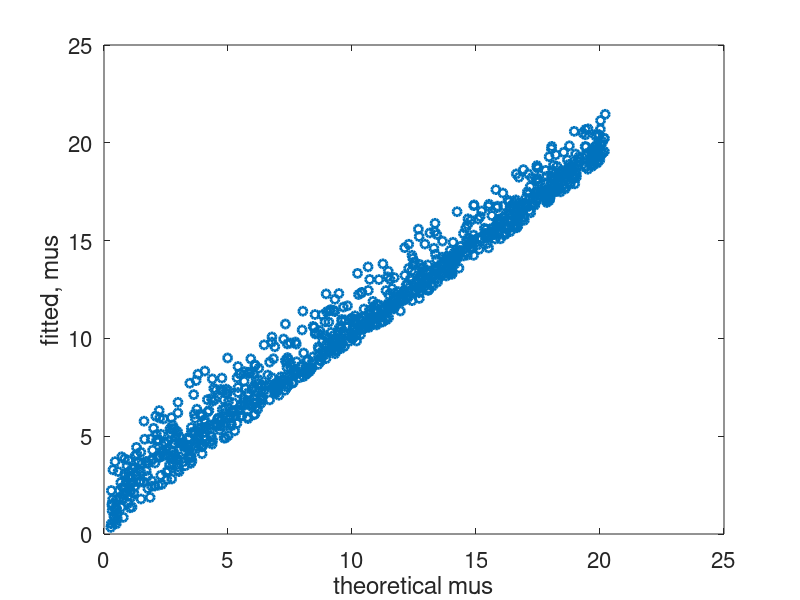
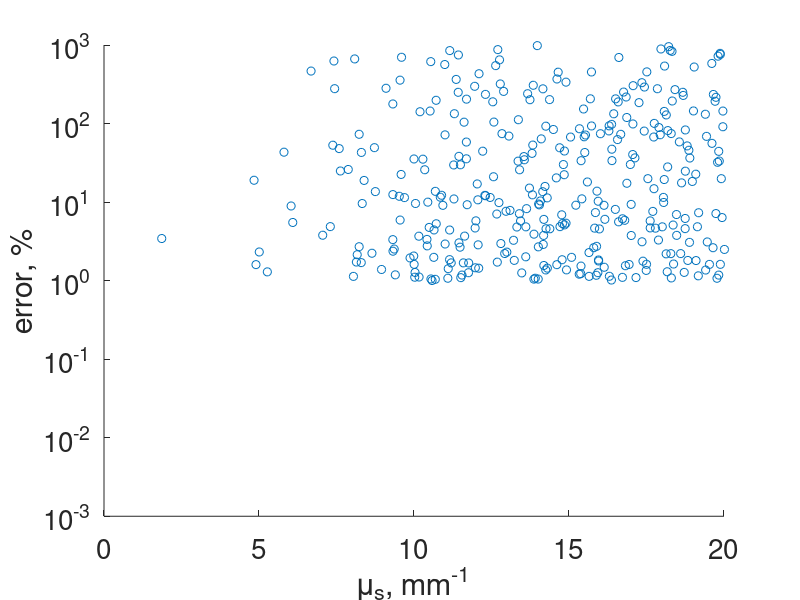
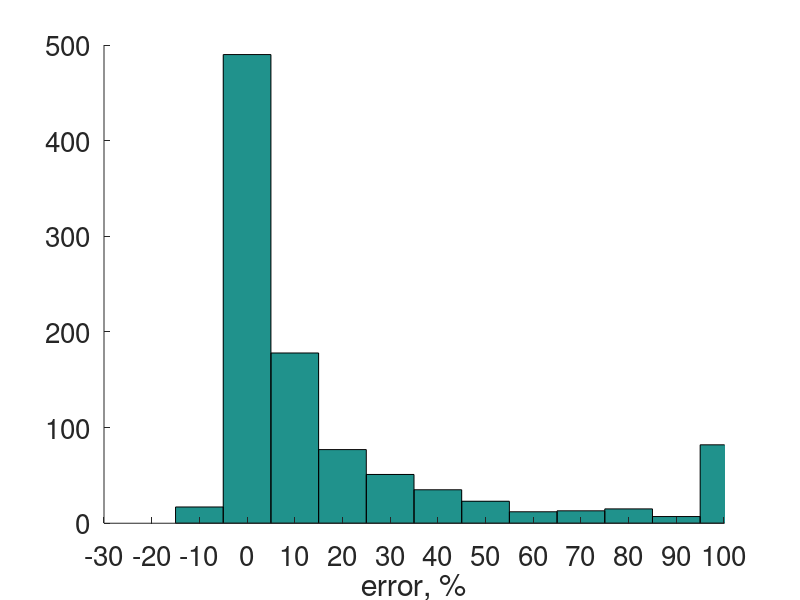

Write the MATLAB code that produced these figures, in order.
clear all;close all;clc;
j=1;
%for fit_depth = 180:-1:50
fit_depth = 130;
N_iter = 10^3;

opts = optimset('Display','off','TolFun',1e-10);

Z_step=3; % in mm

C = 0.0285;
zr_arr = 43;%(58-43).*rand(N_iter,1)+43;
max_noise = 0.1;
mus_arr = 0.040.*rand(N_iter,1)+0.0005;
mub_arr = 0.65;%rand(N_iter,1)+.5;
zf_arr = (150-50).*rand(N_iter,1) + 50;


for i = 1:N_iter
    zdata = (1:fit_depth).*Z_step;
    mus = mus_arr(i); 
    zf_noise = 50*rand(1,1);
    %zr_noise = 10*rand(1,1);
    zf = zf_arr(i);
    mub = mub_arr;%(i); 
    zr = zr_arr;%(i);


    %create signal
    aline = double(C + sqrt(mub.*exp(-2.*mus.*(zdata)).*(1./(1+((zdata-zf)./zr).^2)))); 
    %add weighted noise to the signal
    ref = aline;
    ydata = ref;
    % define fitting function
    zf = zf_arr(i)+zf_noise;
    fun_pix = @(p,zdata)double(C + sqrt(p(1).*exp(-2.*p(2).*(zdata)).*(1./(1+((zdata-zf)./zr).^2))));  
    % fitting
    lb = [10^(-10) 10^(-10) ];
    ub=[50 50 ];

    [param(i,1:2), rn] = lsqcurvefit(fun_pix,[0.01 0.01 ],zdata,ydata,lb,ub,opts);
    R_2(i) = 1 - sum((ydata - fun_pix(param(i,:),zdata)).^2)/sum((ydata - mean(ydata)).^2);
% 
    %figure(1); scatter(zdata,ydata);hold on;y=fun_pix(param(i,:),zdata);plot(zdata,y); %ylim([0 0.1]);        
end
figure(2);plot(500.*mus_arr, 500.*param(:,2), 'o');
est = param(:,2); real = mus_arr;
errors = 100.*(est-real)./real;
xlabel('theoretical mus');
ylabel('fitted, mus');
[Xsorted,I] = sort(real);
Ysorted = errors(I);
h = findobj(gca, 'Type', 'line');
set(h, 'LineWidth', 2);
% Make fonts bigger
set(gca, 'FontSize', 16);

figure(3); scatter(500.*Xsorted, abs(Ysorted)); ylabel('error, %'); 
xlabel('\mu_s, mm^{-1}');
err_arr(j) = std(errors); 
j=j+1;
clear noise_arr
%end
% Make all lines thicker
h = findobj(gca, 'Type', 'line');
set(h, 'LineWidth', 2);
% Make fonts bigger
xlim([0 20]);

set(gca, 'YScale', 'log');  % Make y-axis logarithmic
ylim([1e-3, 1e3]);
box off;
set(gca, 'FontSize', 20);

figure(4); hist(Ysorted, -30:10:100); xlabel('error, %'); 
%end
% Make all lines thicker
h = findobj(gca, 'Type', 'line');
set(h, 'LineWidth', 2);
% Make fonts bigger
set(gca, 'FontSize', 20);
xlim([-30 100])
box off;

error_std = std(errors)
error_mean = mean(errors)
error_median = median(errors)
error_range = [min(errors), max(errors)]